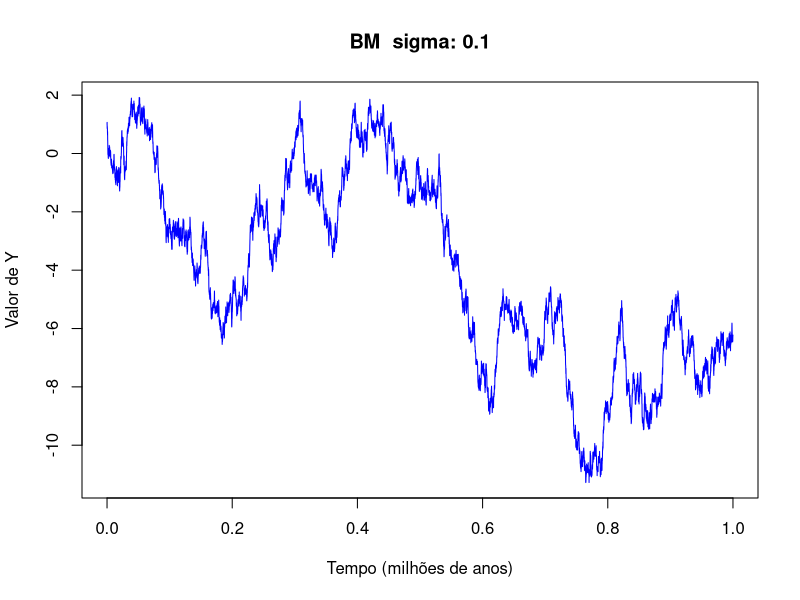
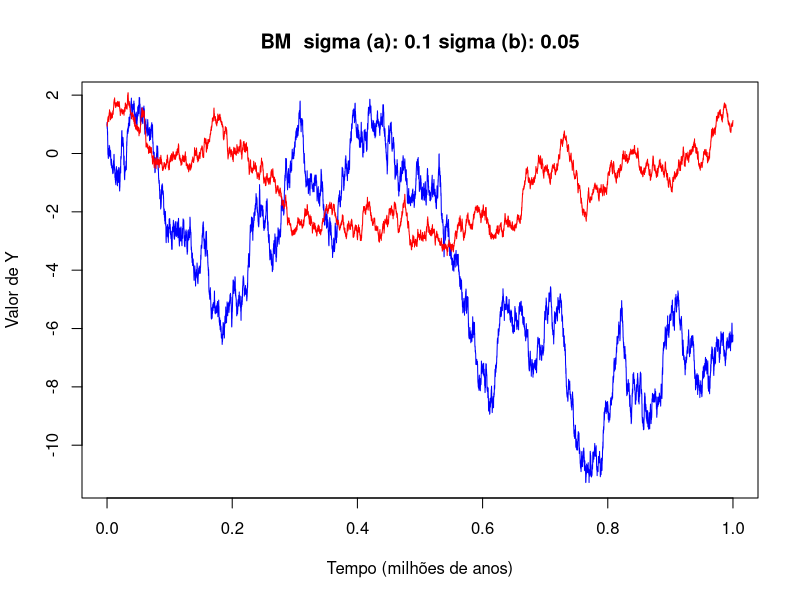
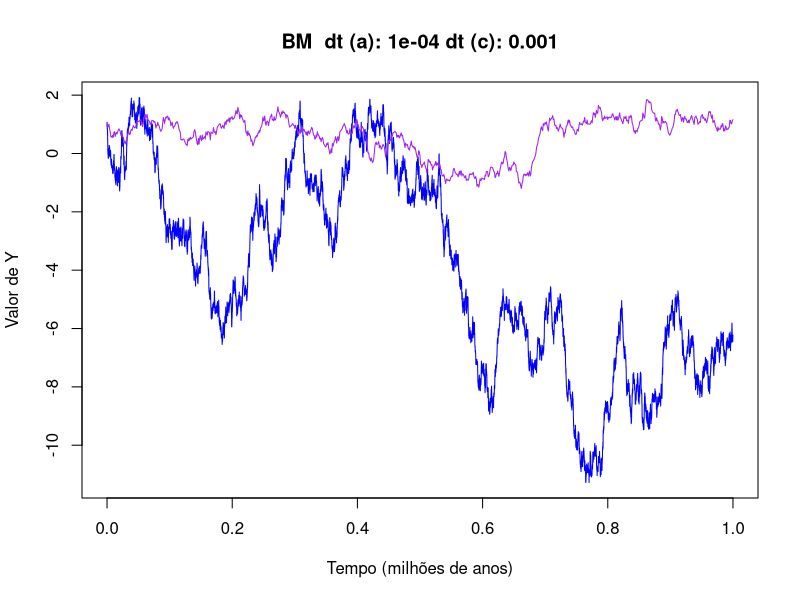
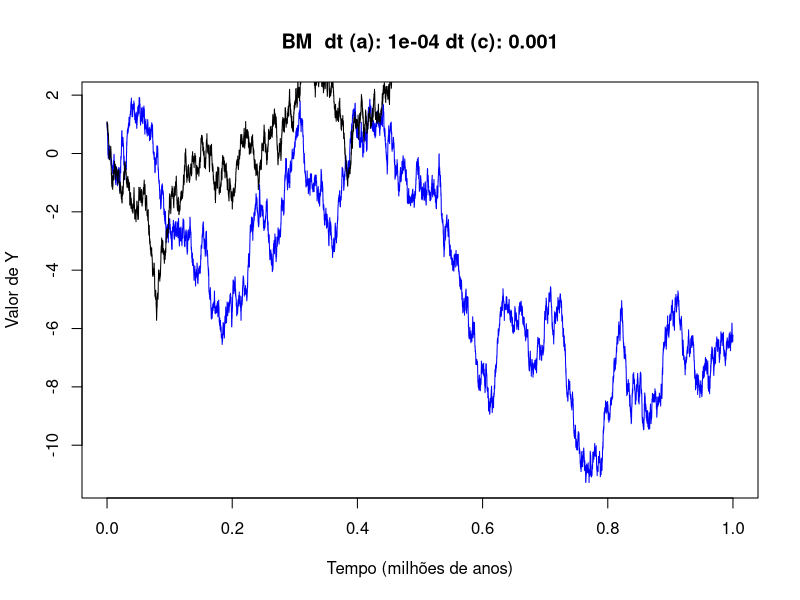

Here is the R script that generated these plots, in order:
############################ APRESENTAÇÃO DO MODELO ############################

## Parâmetros do modelo BM
# Taxa de variação
sigma <- 0.1

## Cenário temporal
# tempo final (em milhões de anos)
tf <- 1 
# tempo entre geração (em milhões de anos)
dt <- 0.0001  
# vetor com o tempo de todas as gerações
ts <- seq(0, tf, by = dt)  

## vetor para armazenar os valores da característica
Y <- c() 
# valor inicial da característica
Y[1] <- 1 

## Simulação do processo BM
for (i in 2:length(ts)) {
  dS <-  rnorm(1, mean = 0, sd = sigma)  # variação estocástica
  Y[i] <- Y[i-1] + dS
}

## Plot do processo BM
plot(x = ts, 
     y = Y, 
     type = "l", 
     col = "blue", 
     
     xlab = "Tempo (milhões de anos)", 
     ylab = "Valor de Y",
     main = paste0("BM ",
                   " sigma: ", sigma
                  )
     )

#################### SIMULANDO DIFERENTES TAXAS DE VARIAÇÂO ###################

## Parâmetros do modelo BM
# Taxa de variação
sigma2 <- 0.05

## Cenário temporal
# vetor com o tempo de todas as gerações
ts2 <- ts

## Vetor para armazenar os valores da característica
Y2 <- c()
# valor inicial da característica
Y2[1] <- 1 

## Simulação do processo BM
for (i in 2:length(ts2)) {
  dS <- rnorm(1, mean = 0, sd = sigma2)  # variação estocástica
  Y2[i] <- Y2[i-1] + dS
}

## Plot do processo OU
plot(x = ts, 
     y = Y, 
     type = "l", 
     col = "blue", 
     
     xlab = "Tempo (milhões de anos)", 
     ylab = "Valor de Y",
     main = paste0("BM ",
                   " sigma (a): ", sigma,
                   " sigma (b): ", sigma2
                  )
    )
lines(x = ts, 
      y = Y2, 
      type = "l", 
      col = "red")


### PARA PENSAR:
## O que faria duas linhagens-irmãs terem taxas de variação diferentes?


################### SIMULANDO O EFEITO DO TEMPO DE GERAÇÃO ####################

## Parâmetros do modelo OU
# Taxa de variação
sigma3 <- 0.1

## Cenário temporal
# intervalo de tempo entre geração (em milhões de anos)
dt3 <- 0.001  
# vetor com o tempo de todas as gerações
ts3 <- seq(0, tf, by = dt3)  

## Vetor para armazenar os valores da característica
Y3 <- c()
# valor inicial da característica
Y3[1] <- 1 

## Simulação do processo OU
for (i in 2:length(ts3)) {
  dS <- rnorm(1, mean = 0, sd = sigma3)  # variação estocástica
  Y3[i] <- Y3[i-1] + dS
}

## Plot do processo OU
plot(x = ts, 
     y = Y, 
     type = "l", 
     col = "blue", 
     
     xlab = "Tempo (milhões de anos)", 
     ylab = "Valor de Y",
     main = paste0("BM ",
                   " dt (a): ", dt,
                   " dt (c): ", dt3
     )
)
lines(x = ts3, 
      y = Y3, 
      type = "l", 
      col = "purple")


### PARA PENSAR:
## Qual é o efeito do tempo de geração sobre a evolução da característica?

### IMPORTANTE:
## Nos modelos de macroevolução, o tempo de geração é assumido como igual entre linhagens,
## e apenas o tempo de divergência entre linhagens é levado em conta!

############################# O DILEMA DOS FÓSSEIS ############################

## Parâmetros do modelo OU
# Taxa de variação
sigma4 <- 0.1

## Cenário temporal
# intervalo de tempo entre geração (em milhões de anos)
dt4 <- 0.0001  
# vetor com o tempo de todas as gerações
ts4 <- seq(0, tf/2, by = dt4)  

## Vetor para armazenar os valores da característica
Y4 <- c()
# valor inicial da característica
Y4[1] <- 1 

## Simulação do processo OU
for (i in 2:length(ts4) ) {
  dS <- rnorm(1, mean = 0, sd = sigma4)  # variação estocástica
  Y4[i] <- Y4[i-1] + dS
}

## Plot do processo OU
plot(x = ts, 
     y = Y, 
     type = "l", 
     col = "blue", 
     
     xlab = "Tempo (milhões de anos)", 
     ylab = "Valor de Y",
     main = paste0("BM ",
                   " dt (a): ", dt,
                   " dt (c): ", dt3
     )
)
lines(x = ts4, 
      y = Y4, 
      type = "l", 
      col = "black")

### PARA PENSAR:
## A linhagem fóssil necessariamente reflete o fenótipo do último ancestral?